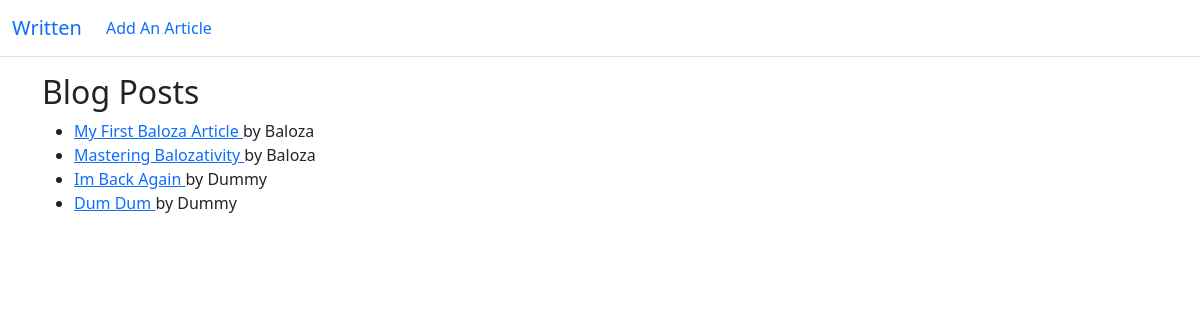
The page / on the database its author committed.
### blog/models.py (models this page shows, shortened)
class Post(models.Model):
    author = models.ForeignKey(User, on_delete=models.CASCADE)
    title = models.CharField(max_length=150)
    content = models.TextField(max_length=12000)

### blog/views.py (the view)
# urls.py: path('', HomepageView.as_view(), name="homepage"),
class HomepageView(ListView):
    model = Post
    template_name = 'blog/homepage.html'

### blog/templates/blog/homepage.html
{% extends 'blog/base.html' %}
{% block content %}
	<h2>Blog Posts</h2>
	<ul>
		{% for post in object_list %}
		<li>
			<a href="{% url 'article' post.pk %}"> {{ post.title }} </a> by
			{{ post.author }}<br>
		</li>
		{% endfor %}
	</ul>
{% endblock %}

### rows shown on the page
Post: title "My First Baloza Article", author "Baloza"
Post: title "Mastering Balozativity", author "Baloza"
Post: title "Im Back Again", author "Dummy"
Post: title "Dum Dum", author "Dummy"
